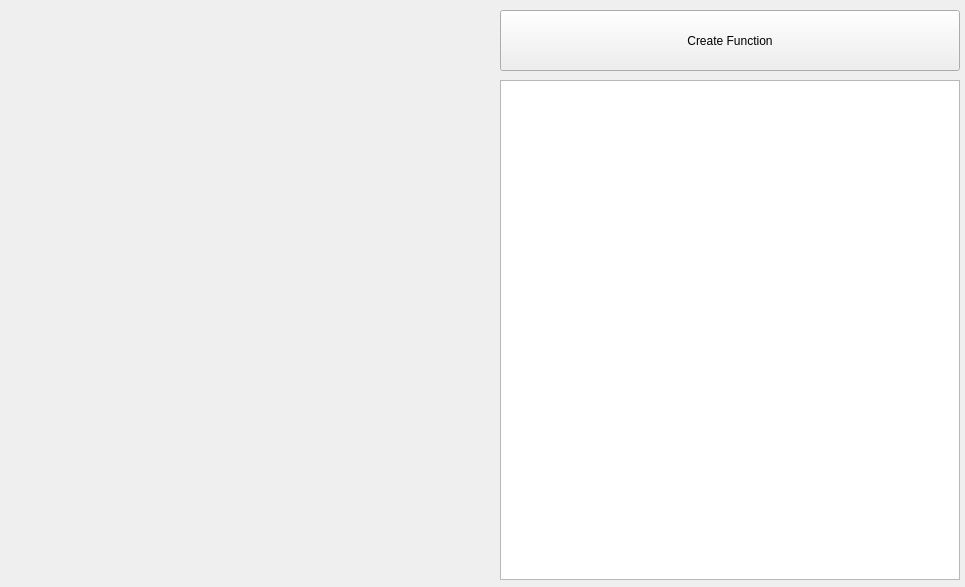
<?xml version="1.0" encoding="UTF-8"?>
<ui version="4.0">
 <class>Widget</class>
 <widget class="QWidget" name="Widget">
  <property name="geometry">
   <rect>
    <x>0</x>
    <y>0</y>
    <width>965</width>
    <height>587</height>
   </rect>
  </property>
  <property name="windowTitle">
   <string>Widget</string>
  </property>
  <widget class="QPushButton" name="CreateFunction">
   <property name="geometry">
    <rect>
     <x>500</x>
     <y>10</y>
     <width>460</width>
     <height>61</height>
    </rect>
   </property>
   <property name="text">
    <string>Create Function</string>
   </property>
  </widget>
  <widget class="QTableWidget" name="tableWidget">
   <property name="geometry">
    <rect>
     <x>500</x>
     <y>80</y>
     <width>460</width>
     <height>500</height>
    </rect>
   </property>
  </widget>
  <widget class="QCustomPlot" name="customPlot" native="true">
   <property name="geometry">
    <rect>
     <x>10</x>
     <y>90</y>
     <width>481</width>
     <height>481</height>
    </rect>
   </property>
  </widget>
 </widget>
 <customwidgets>
  <customwidget>
   <class>QCustomPlot</class>
   <extends>QWidget</extends>
   <header>qcustomplot.h</header>
   <container>1</container>
  </customwidget>
 </customwidgets>
 <resources/>
 <connections/>
</ui>
